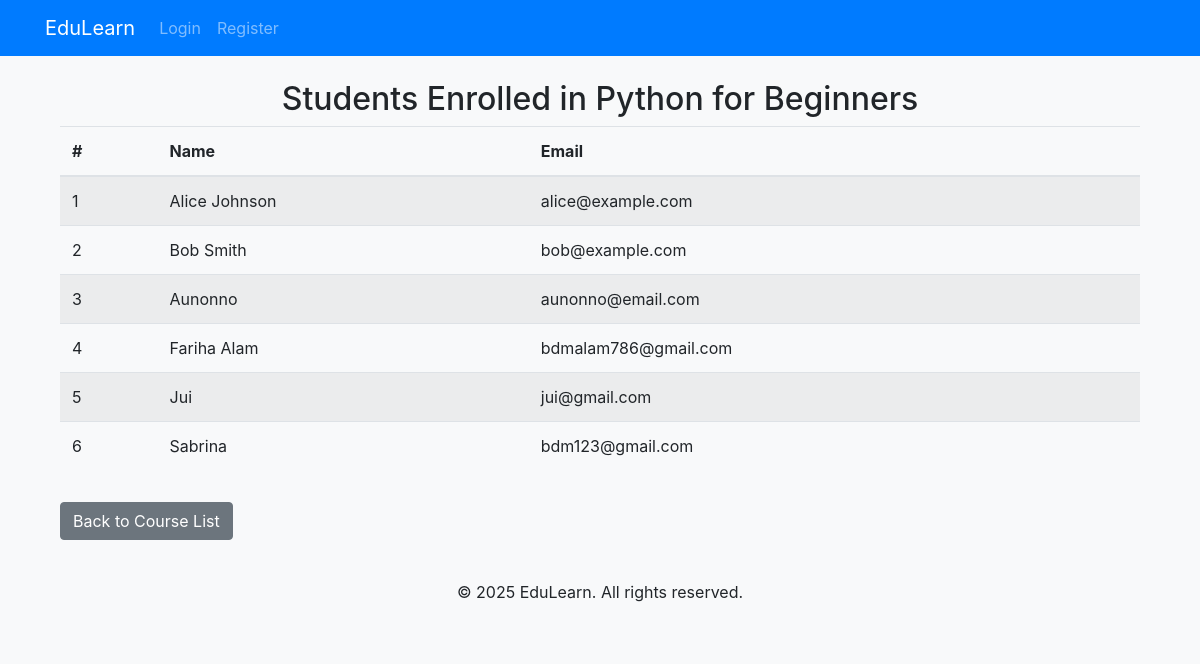
The page /course/1/students/ on the database its author committed.
### courses/models.py (models this page shows, shortened)
class Course(models.Model):
    title=models.CharField(max_length=200)
    description=models.TextField()
    duration=models.IntegerField(help_text='Duration in hours')
    thumbnail=models.ImageField(upload_to='course_thumbnail/',null=True,blank=True)
    created_at = models.DateTimeField(auto_now_add=True)

class Student(models.Model):
    name=models.CharField(max_length=200)
    email=models.EmailField(unique=True)
    enrolled_courses=models.ManyToManyField(Course,related_name='students')
    completed_lessons = models.ManyToManyField(Lesson, related_name='completed_by',blank=True)

### courses/views.py (the view)
# urls.py: path('course/<int:course_id>/students/', view_students, name='view_students'),
def view_students(request, course_id):
      course = get_object_or_404(Course, id=course_id)
      students = course.students.all()
      return render(request, 'courses/view_students.html', {
          'course': course,
          'students': students,
      })

### templates/courses/view_students.html (shortened to what this page needs)
{% extends "courses/base.html" %}
{% block content %}
<div class="container mt-4">
    <h2 class="text-center">Students Enrolled in {{ course.title }}</h2>
    <table class="table table-striped">
        <thead>
            <tr>
                <th>#</th>
                <th>Name</th>
                <th>Email</th>
            </tr>
        </thead>
        <tbody>
            {% for student in students %}
                <tr>
                    <td>{{ forloop.counter }}</td>
                    <td>{{ student.name }}</td>
                    <td>{{ student.email }}</td>
                </tr>
            {% empty %}
                <tr>
                    <td colspan="3" class="text-center">No students enrolled in this course.</td>
                </tr>
            {% endfor %}
        </tbody>
    </table>
    <a href="{% url 'course_list' %}" class="btn btn-secondary mt-3">Back to Course List</a>
</div>
{% endblock %}

### templates/courses/base.html (shortened to what this page needs)
 {% load static %}
<!DOCTYPE html>
<html lang="en">
<head>
    {% load static %}
    <link rel="stylesheet" href="{% static 'courses/bootstrap/css/bootstrap.min.css' %}">
</head>
<body>
    <nav class="navbar navbar-expand-lg navbar-dark bg-primary">
        <div class="container">
            <a class="navbar-brand" href="{% url 'course_list' %}">EduLearn</a>
            <div class="collapse navbar-collapse" id="navbarNav">
                <ul class="navbar-nav ms-auto">
                {% if user.is_authenticated %}
                <li class="nav-item"> <a class="nav-link" href="{% url 'logout' %}">Logout</a></li>
                {% else %}
                <li class="nav-item"><a class="nav-link" href="{% url 'login' %}">Login</a></li>
                <li class="nav-item"><a class="nav-link" href="{% url 'register' %}">Register</a></li>
                {% endif %}
                </ul>
            </div>
        </div>
    </nav>
    <div class="container mt-4">
        {% block content %}{% endblock %}
    </div>
    <footer class="text-center mt-4 p-3 bg-light">
        <p>&copy; 2025 EduLearn. All rights reserved.</p>
    </footer>
</body>
</html>

### templates/courses/base.html (style rules this page uses)
body { background-color: #f8f9fa; }

### rows shown on the page
Course: title "Python for Beginners"
Student: name "Alice Johnson", email "alice@example.com"
Student: name "Bob Smith", email "bob@example.com"
Student: name "Aunonno", email "aunonno@email.com"
Student: name "Fariha Alam", email "bdmalam786@gmail.com"
Student: name "Jui", email "jui@gmail.com"
Student: name "Sabrina", email "bdm123@gmail.com"
